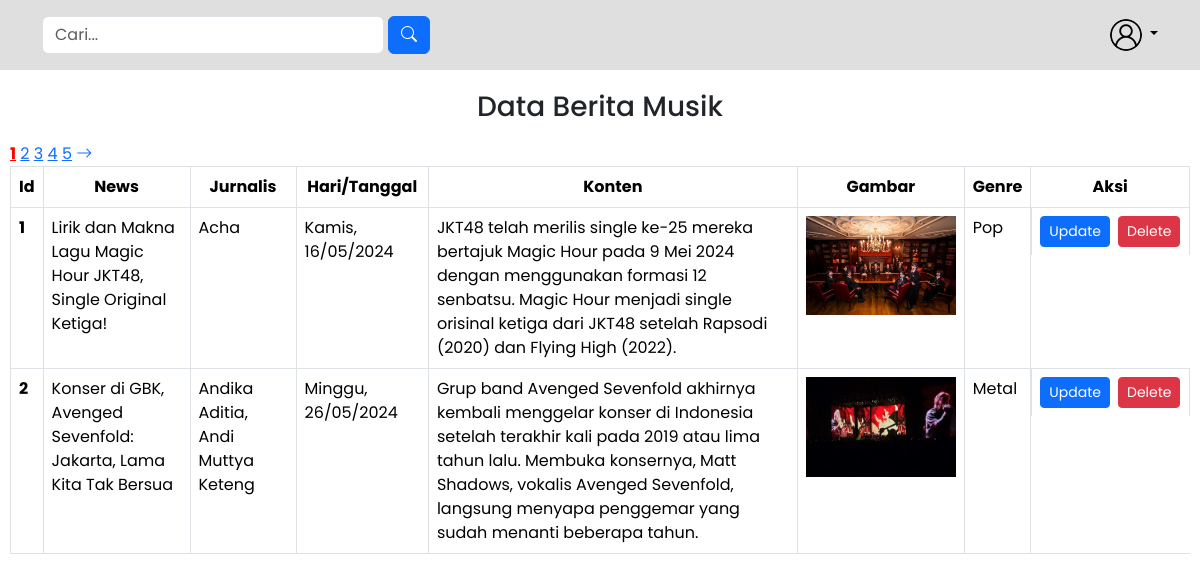
Screenshot of /admin.php (signed in) with the database file from the repository.
### tables this page shows
CREATE TABLE `musik_news` (
  `id_musik` int NOT NULL,
  `judul_news` varchar(100) NOT NULL,
  `jurnalis` varchar(100) NOT NULL,
  `hari_tanggal` varchar(50) NOT NULL,
  `konten_news` text NOT NULL,
  `gambar` varchar(100) NOT NULL,
  `id_penyanyi` int NOT NULL
);

CREATE TABLE `penyanyi` (
  `id_penyanyi` int NOT NULL,
  `genre` varchar(50) NOT NULL
);

### functions.php (called while the page is built, shortened)
<?php
$koneksi = mysqli_connect("localhost", "root", "", "pw2024_tubes_233040116");
function query($query) {
    global $koneksi;
    $result = mysqli_query($koneksi, $query);
    $rows = [];
    while ($row = mysqli_fetch_assoc($result)) {
        $rows[] = $row;
    }
    return $rows;
}
?>

### admin.php (the view, shortened to what this page needs)
<?php
require 'functions.php';
$jumlahDataPerHalaman = 2;
$jumlahdata = count(query("SELECT * FROM musik_news"));
$jumlahHalaman = ceil($jumlahdata / $jumlahDataPerHalaman);
$halamanAktif = (isset($_GET['halaman'])) ? $_GET['halaman'] : 1;
$awalData = ($jumlahDataPerHalaman * $halamanAktif) - $jumlahDataPerHalaman;
$musik = query("SELECT * FROM musik_news, penyanyi WHERE musik_news.id_penyanyi = penyanyi.id_penyanyi  LIMIT $awalData, $jumlahDataPerHalaman");
?>
<!DOCTYPE html>
<html lang="en">
<head>
    <link rel="stylesheet" href="css/admin.css">
    <link rel="stylesheet" href="https://cdn.jsdelivr.net/npm/bootstrap-icons@1.11.3/font/bootstrap-icons.min.css">
    <link href="https://cdn.jsdelivr.net/npm/bootstrap@5.3.3/dist/css/bootstrap.min.css" rel="stylesheet">
</head>
<body>
    <header>
        <nav class="p-3 mb-3">
            <div class="container">
                <div class="d-flex flex-wrap align-items-center justify-content-lg-between">
                    <form action="" class="d-flex" role="search" id="search" method="POST">
                        <input type="text" name="keyword" class="form-control me-1" placeholder="Cari..." aria-label="Cari" autocomplete="off" autofocus>
                        <button type="submit" class="btn btn-primary" name="cari"><i class="bi bi-search"></i></button>
                    </form>
                    <div class="dropdown text-end">
                        <a href="#" class="d-block link-body-emphasis text-decoration-none dropdown-toggle" data-bs-toggle="dropdown" aria-expanded="false">
                            <img src="assets/img/login.png" alt="mdo" width="32" height="32" class="rounded-circle">
                        </a>
                    </div>
                </div>
            </div>
        </nav>
    </header>
    <div class="tabel">
        <div class="judul">
            <h3>Data Berita Musik</h3>
        </div>
        <?php for($i = 1; $i <= $jumlahHalaman; $i++):?>
            <?php if($i == $halamanAktif) :?>
                <a href="?halaman=<?= $i; ?>" style="font-weight: bold; color: red;"><?= $i; ?></a>
            <?php else :?>
                <a href="?halaman=<?= $i; ?>"><?= $i; ?></a>
            <?php endif?>
        <?php endfor; ?>
        <?php if($halamanAktif < $jumlahHalaman) : ?>
            <a href="?halaman=<?= $halamanAktif + 1; ?> "><i class="bi bi-arrow-right"></i></a>
        <?php endif;?>
        <table class="table table-bordered">
            <tr class="text-center">
                <th>Id</th>
                <th>News</th>
                <th>Jurnalis</th>
                <th>Hari/Tanggal</th>
                <th>Konten</th>
                <th>Gambar</th>
                <th>Genre</th>
                <th>Aksi</th>
            </tr>
            <?php $i = 1; ?>
            <?php foreach($musik as $msk) : ?>
            <tr>
                <th><?= $i; ?></th>
                <td><?= $msk ['judul_news']; ?></td>
                <td><?= $msk ['jurnalis']; ?></td>
                <td><?= $msk ['hari_tanggal']; ?></td>
                <td><?= $msk ['konten_news']; ?></td>
                <td><img src="img/<?= $msk ['gambar']; ?>" alt="" width="150px"></td>
                <td><?= $msk ['genre']; ?></td>
                <td class="d-grid gap-2 d-md-flex">
                    <a href="ubah.php?id_musik=<?= $msk['id_musik'];?>" class="btn btn-primary btn-sm ">Update</a>
                    <a href="delete.php?id_musik=<?= $msk['id_musik'];?>" onclick="return confirm('apakah anda yakin ingin menghapus data?');" class="btn btn-danger btn-sm">Delete</a>
                </td>
            </tr>
            <?php $i++; ?>
            <?php endforeach; ?>
        </table>
    </div>
</body>
</html>

### css/admin.css (style rules this page uses)
* { margin: 0; padding: 0; box-sizing: border-box; font-family: 'Poppins',sans-serif; }
nav { position: fixed; top: 0; left: 0; width: 100%; padding: 20px 10%; background: #dfdfdf; }
.tabel { padding: 80px 10px; }
.judul { padding: 10px; text-align: center; }

### rows the page displays
musik_news: judul_news "Lirik dan Makna Lagu Magic Hour JKT48, Single Original Ketiga!", jurnalis "Acha", hari_tanggal "Kamis, 16/05/2024", konten_news "JKT48 telah merilis single ke-25 mereka bertajuk Magic Hour pada 9 Mei 2024 dengan menggunakan formasi 12 senbatsu. Magic Hour menjadi single orisinal ketiga dari JKT48 setelah Rapsodi (2020) dan Flying High (2022).", gambar (picture), id_penyanyi.genre "Pop"
musik_news: judul_news "Konser di GBK, Avenged Sevenfold: Jakarta, Lama Kita Tak Bersua", jurnalis "Andika Aditia, Andi Muttya Keteng", hari_tanggal "Minggu, 26/05/2024", konten_news "Grup band Avenged Sevenfold akhirnya kembali menggelar konser di Indonesia setelah terakhir kali pada 2019 atau lima tahun lalu. Membuka konsernya, Matt Shadows, vokalis Avenged Sevenfold, langsung menyapa penggemar yang sudah menanti beberapa tahun.", gambar (picture), id_penyanyi.genre "Metal"
